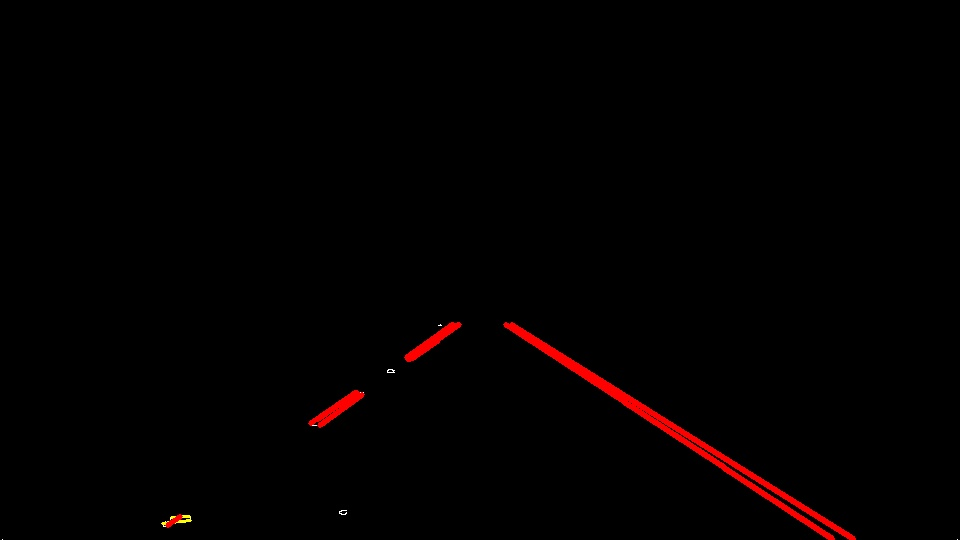
#> input picture test_images_debug/solidWhiteRight.jpg, 960 x 540 px, found by its file name
$ jupyter execute --allow-errors P1.ipynb   (shell and % lines are left out)   (older library calls are emulated)
#> lines starting #> are read from the running program, lines starting #| are printed output that depends on the picture; after the words box and inside, x2 and y2 are one past the last pixel; in counts of white or black regions, pixels touching at a corner belong together
# Self-Driving Car Engineer Nanodegree

## Project: **Finding Lane Lines on the Road**
***
In this project, you will use the tools you learned about in the lesson to identify lane lines on the road.  You can develop your pipeline on a series of individual images, and later apply the result to a video stream (really just a series of images). Check out the video clip "raw-lines-example.mp4" (also contained in this repository) to see what the output should look like after using the helper functions below.

Once you have a result that looks roughly like "raw-lines-example.mp4", you'll need to get creative and try to average and/or extrapolate the line segments you've detected to map out the full extent of the lane lines.  You can see an example of the result you're going for in the video "P1_example.mp4".  Ultimately, you would like to draw just one line for the left side of the lane, and one for the right.

In addition to implementing code, there is a brief writeup to complete. The writeup should be completed in a separate file, which can be either a markdown file or a pdf document. There is a [write up template](https://github.com/udacity/CarND-LaneLines-P1/blob/master/writeup_template.md) that can be used to guide the writing process. Completing both the code in the Ipython notebook and the writeup template will cover all of the [rubric points](https://review.udacity.com/#!/rubrics/322/view) for this project.

---
Let's have a look at our first image called 'test_images/solidWhiteRight.jpg'.  Run the 2 cells below (hit Shift-Enter or the "play" button above) to display the image.

**Note: If, at any point, you encounter frozen display windows or other confounding issues, you can always start again with a clean slate by going to the "Kernel" menu above and selecting "Restart & Clear Output".**

---

**The tools you have are color selection, region of interest selection, grayscaling, Gaussian smoothing, Canny Edge Detection and Hough Tranform line detection.  You  are also free to explore and try other techniques that were not presented in the lesson.  Your goal is piece together a pipeline to detect the line segments in the image, then average/extrapolate them and draw them onto the image for display (as below).  Once you have a working pipeline, try it out on the video stream below.**

---

<figure>

 <figcaption>
 <p></p>
 <p style="text-align: center;"> Your output should look something like this (above) after detecting line segments using the helper functions below </p>
 </figcaption>
</figure>
 <p></p>
<figure>

 <figcaption>
 <p></p>
 <p style="text-align: center;"> Your goal is to connect/average/extrapolate line segments to get output like this</p>
 </figcaption>
</figure>

**Run the cell below to import some packages.  If you get an `import error` for a package you've already installed, try changing your kernel (select the Kernel menu above --> Change Kernel).  Still have problems?  Try relaunching Jupyter Notebook from the terminal prompt.  Also, consult the forums for more troubleshooting tips.**

## Import Packages

[cell 1]
#importing some useful packages
import matplotlib.pyplot as plt
import matplotlib.image as mpimg
import numpy as np
import cv2

## Read in an Image

[cell 2]
#reading in an image
image = mpimg.imread('test_images/solidWhiteRight.jpg')
#> image is the input picture: shape (540, 960, 3); mean R, G, B 2.8, 0.2, 0.2

#printing out some stats and plotting
print('This image is:', type(image), 'with dimensions:', image.shape)
#| This image is: <class 'numpy.ndarray'> with dimensions: (540, 960, 3)
plt.imshow(image)  # if you wanted to show a single color channel image called 'gray', for example, call as plt.imshow(gray, cmap='gray')

## Ideas for Lane Detection Pipeline

**Some OpenCV functions (beyond those introduced in the lesson) that might be useful for this project are:**

`cv2.inRange()` for color selection
`cv2.fillPoly()` for regions selection
`cv2.line()` to draw lines on an image given endpoints
`cv2.addWeighted()` to coadd / overlay two images
`cv2.cvtColor()` to grayscale or change color
`cv2.imwrite()` to output images to file
`cv2.bitwise_and()` to apply a mask to an image

**Check out the OpenCV documentation to learn about these and discover even more awesome functionality!**

## Helper Functions

Below are some helper functions to help get you started. They should look familiar from the lesson!

[cell 3]
import math

def grayscale(img):
    """Applies the Grayscale transform
    This will return an image with only one color channel
    but NOTE: to see the returned image as grayscale
    (assuming your grayscaled image is called 'gray')
    you should call plt.imshow(gray, cmap='gray')"""
    return cv2.cvtColor(img, cv2.COLOR_RGB2GRAY)
    # Or use BGR2GRAY if you read an image with cv2.imread()
    # return cv2.cvtColor(img, cv2.COLOR_BGR2GRAY)

def canny(img, low_threshold, high_threshold):
    """Applies the Canny transform"""
    return cv2.Canny(img, low_threshold, high_threshold)

def gaussian_blur(img, kernel_size):
    """Applies a Gaussian Noise kernel"""
    return cv2.GaussianBlur(img, (kernel_size, kernel_size), 0)

# [24 lines left out: function region_of_interest, not called in this run]


def draw_lines(img, lines, color=[255, 0, 0], thickness=2):
    """
    NOTE: this is the function you might want to use as a starting point once you want to
    average/extrapolate the line segments you detect to map out the full
    extent of the lane (going from the result shown in raw-lines-example.mp4
    to that shown in P1_example.mp4).

    Think about things like separating line segments by their
    slope ((y2-y1)/(x2-x1)) to decide which segments are part of the left
    line vs. the right line.  Then, you can average the position of each of
    the lines and extrapolate to the top and bottom of the lane.

    This function draws `lines` with `color` and `thickness`.
    Lines are drawn on the image inplace (mutates the image).
    If you want to make the lines semi-transparent, think about combining
    this function with the weighted_img() function below
    """
    for line in lines:
        for x1,y1,x2,y2 in line:
            cv2.line(img, (x1, y1), (x2, y2), color, thickness)

def hough_lines(img, rho, theta, threshold, min_line_len, max_line_gap):
    """
    `img` should be the output of a Canny transform.

    Returns an image with hough lines drawn.
    """
    lines = cv2.HoughLinesP(img, rho, theta, threshold, np.array([]), minLineLength=min_line_len, maxLineGap=max_line_gap)
    line_img = np.zeros((img.shape[0], img.shape[1], 3), dtype=np.uint8)
    draw_lines(line_img, lines)
    return line_img

# Python 3 has support for cool math symbols.

def weighted_img(img, initial_img, α=0.8, β=1., γ=0.):
    """
    `img` is the output of the hough_lines(), An image with lines drawn on it.
    Should be a blank image (all black) with lines drawn on it.

    `initial_img` should be the image before any processing.

    The result image is computed as follows:

    initial_img * α + img * β + γ
    NOTE: initial_img and img must be the same shape!
    """
    return cv2.addWeighted(initial_img, α, img, β, γ)

## Test Images

Build your pipeline to work on the images in the directory "test_images"
**You should make sure your pipeline works well on these images before you try the videos.**

[cell 4]
import os
#> (the rest of this cell did not finish here and is left out)

## Build a Lane Finding Pipeline

Build the pipeline and run your solution on all test_images. Make copies into the `test_images_output` directory, and you can use the images in your writeup report.

Try tuning the various parameters, especially the low and high Canny thresholds as well as the Hough lines parameters.

### Start building the pipeline
This section shows the development process of the pipeline, with an example image at each stage

#> (a cell that did not finish here is left out)

[cell 6]
# Convert to grayscale
grey = grayscale(image)
plt.imshow(grey, cmap='gray')

cv2.imwrite('writeup_images/grayscale.jpg', grey)
#> Out = True

#> (a cell that did not finish here is left out)

[cell 8]
# Blur the grayscale image
blur = gaussian_blur(grey, 5)
plt.imshow(blur, cmap='gray')
cv2.imwrite('writeup_images/blur.jpg', blur)
#> Out = True

[cell 9]
# Canny transform
can = canny(blur, 100, 150)
#> in canny, `return cv2.Canny(img, low_threshold, high_threshold)`:
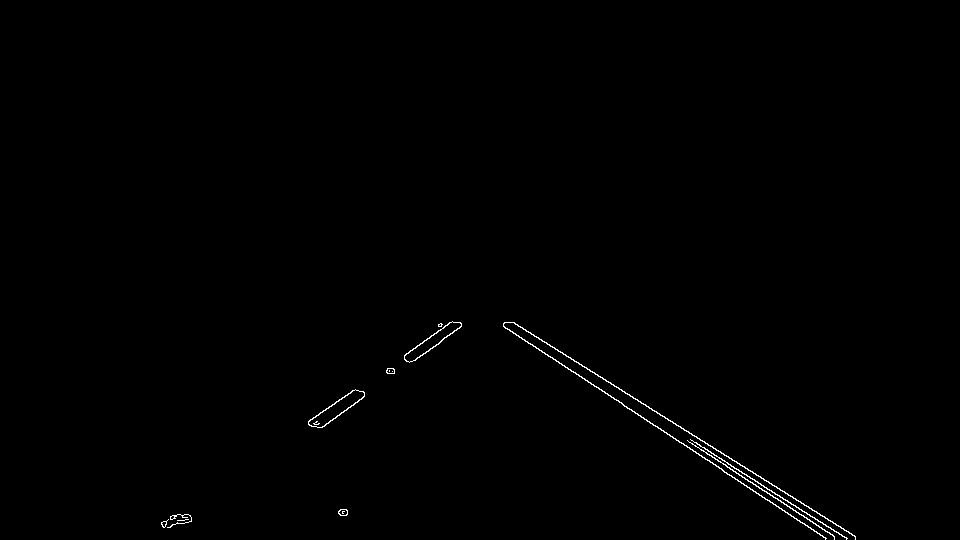
#> returned value: shape (540, 960); 0.42% white in thin lines or dots, all inside (x1, y1, x2, y2) = (161, 321, 856, 540)
#> (the rest of this cell did not finish here and is left out)

[cell 10]
# Hough transform
ho = hough_lines(can, 1, np.pi/180, 50, 10, 10)
#> in hough_lines, `lines = cv2.HoughLinesP(img, rho, theta, threshold, np.array([]), minL..`: lines = 14 rows, first 6: [513, 322, 855, 536], [505, 328, 775, 504], [687, 440, 834, 536], [503, 326, 643, 417], [161, 524, 174, 515], [308, 422, 355, 389]
#> the loop in draw_lines, `for line in lines:` made 14 passes
#> line on passes 1 to 12: [[513, 322, 855, 536]], [[505, 328, 775, 504]], [[687, 440, 834, 536]], [[503, 326, 643, 417]], [[161, 524, 174, 515]], [[308, 422, 355, 389]], [[731, 466, 846, 538]], [[691, 440, 847, 538]], [[696, 453, 826, 538]], [[321, 427, 364, 396]], [[511, 322, 855, 537]], [[404, 356, 452, 321]]
plt.imshow(ho)
cv2.imwrite('writeup_images/hough.jpg', ho[...,::-1]) # convert BGR to RGB for cv2.imwrite
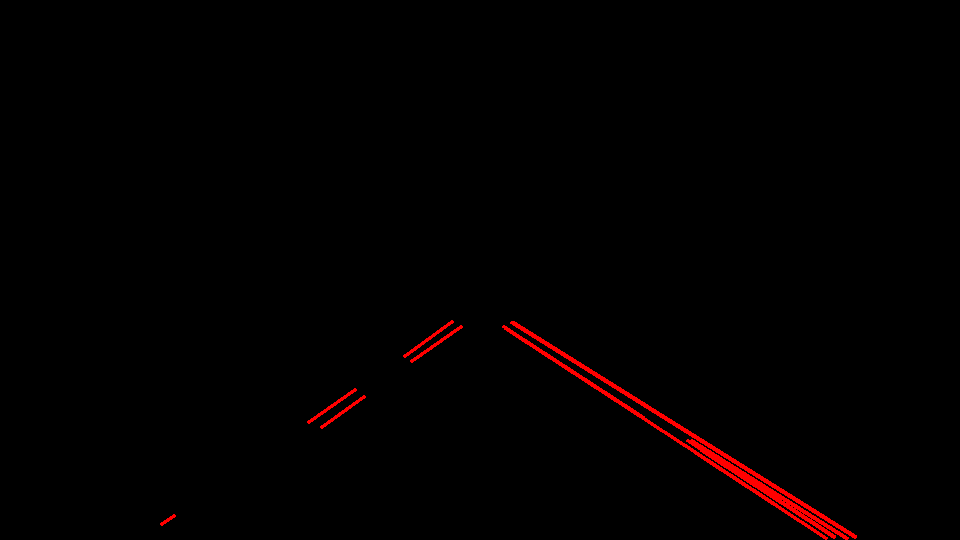
#> saved as hough.jpg: shape (540, 960, 3); mean B, G, R 0, 0, 2.7
#> Out = True

[cell 11]
# Combined end image
we = weighted_img(ho, image)
plt.imshow(we)
cv2.imwrite('writeup_images/combined_hough.jpg', we[...,::-1])
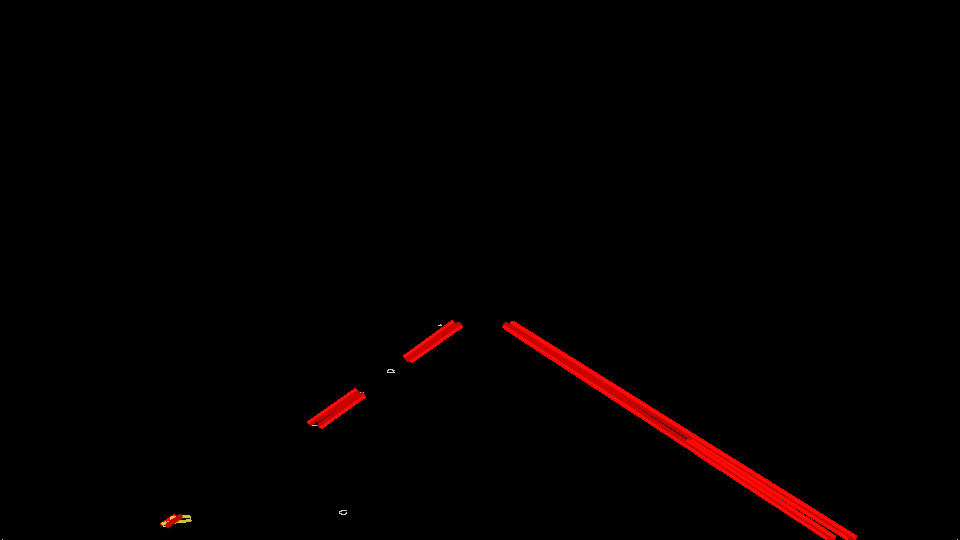
#> saved as combined_hough.jpg: shape (540, 960, 3); mean B, G, R 0.1, 0.2, 3.8
#> Out = True
